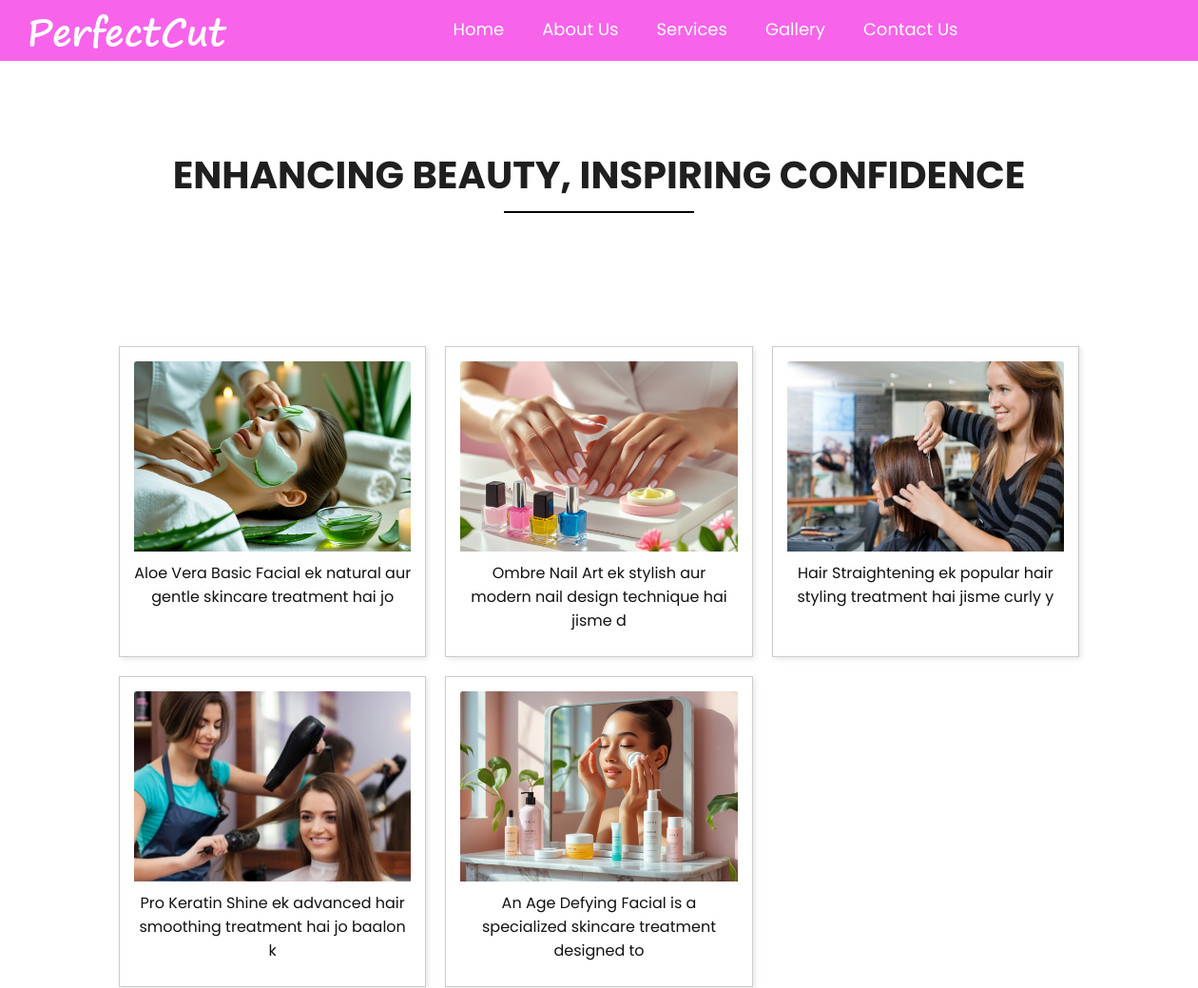
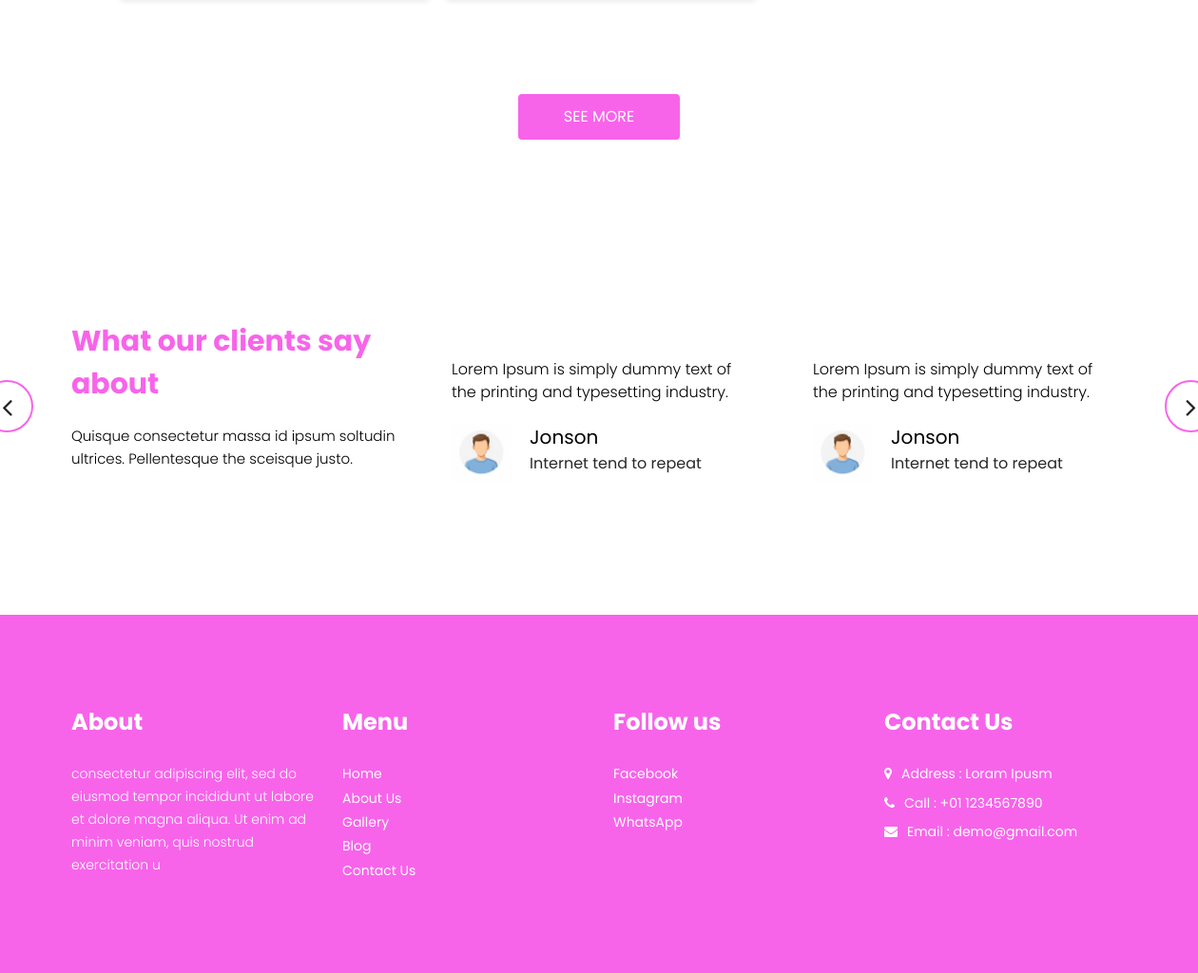
Page /gallery/ on the committed database (2 pictures, top to bottom).
### home/models.py (models this page shows)
class ServiceSubCotegory(models.Model):
  serv_cotegory = models.ForeignKey(ServiceCotegory, on_delete=models.CASCADE) # This is the foreign key field
  type_of_serv_cotegory = models.CharField(max_length=500)
  about_the_service = models.CharField(max_length=500,default="")
  describ_service = models.CharField(max_length=5000)
  price = models.CharField(max_length=500)
  image = models.ImageField(upload_to='media/')

### home/views.py (the view)
# urls.py: path('gallery/', views.gallery, name='gallery'),
def gallery(request):
    service_categories = ServiceCotegory.objects.all()
    service_subcategories = ServiceSubCotegory.objects.all()
    return render(request, "gallery.html", {'service_categories': service_categories, 'service_subcategories': service_subcategories})

### templates/gallery.html (shortened to what this page needs)
{% extends "base.html" %}
{% load static %}
{% block content %}
      <div class="gallery_section layout_padding">
         <div class="container">
            <h1 class="gallery_taital">Enhancing Beauty, Inspiring Confidence</h1>
            <div class="gallery_section_2">
               <div class="grid-container" id="grid_item">
                  {% for card in service_subcategories %}
                  <div class="grid-item">
                     <img src='{{ card.image.url }}' class="card-img-top" alt="...">
                     <h1>{{ card.type_service }}</h1>
                     <h4>{{ card.describ_service| slice:"0:70" }}</h4>
                  </div>
                  {% endfor %}
               </div>
            </div>
            <div class="seemore_bt"><a href="#!">See More</a></div>
         </div>
      </div>
{% endblock %}

### templates/base.html (shortened to what this page needs)
<!DOCTYPE html>
{% load static %}
<html lang="en">
   <head>
      <link rel="stylesheet" type="text/css" href="{% static 'css/bootstrap.min.css' %}">
      <link rel="stylesheet" type="text/css" href="{% static 'css/style.css' %}">
      <link rel="stylesheet" href="{% static 'css/responsive.css' %}">
      <link rel="stylesheet" href="{% static 'css/icomoon.css' %}">
      <link rel="stylesheet" href="{% static 'css/icomoon.css' %}">
      <link rel="stylesheet" type="text/css" href="{% static 'css/animate.min.css' %}">
      <link rel="stylesheet" href="{% static 'css/jquery.mCustomScrollbar.min.css' %}">
      <link rel="stylesheet" href="{% static 'css/font-awesome.min.css' %}">
      <link rel="stylesheet" href="{% static 'css/owl.carousel.min.css' %}">
      <link rel="stylesheet" href="{% static 'css/owl.theme.default.min.css' %}">
      <link rel="stylesheet" href="{% static 'css/jquery.fancybox.min.css' %}">
      <link href="https://unpkg.com/gijgo@1.9.13/css/gijgo.min.css" rel="stylesheet" type="text/css" />
      <link rel="stylesheet" href="https://cdnjs.cloudflare.com/ajax/libs/font-awesome/4.7.0/css/font-awesome.min.css">
   </head>
   <body>
      <div class="header_section">
         <div class="container-fluid">
            <nav class="navbar navbar-expand-lg navbar-light bg-light">
               <a class="navbar-brand" href="{% url 'home' %}"><img src="{% static 'images/logo.png' %}"></a>
               <div class="collapse navbar-collapse" id="navbarSupportedContent">
                  <ul class="navbar-nav mx-auto">
                     <li class="nav-item ">
                        <a class="nav-link" href="{% url 'home' %}">Home</a>
                     </li>
                     <li class="nav-item">
                        <a class="nav-link" href="{% url 'about' %}">About Us</a>
                     </li>
                     <li class="nav-item">
                        <a class="nav-link" href="{% url 'services' %}">Services</a>
                     </li>
                     <li class="nav-item">
                        <a class="nav-link" href="{% url 'gallery' %}">Gallery</a>
                     </li>
                     <li class="nav-item">
                        <a class="nav-link" href="{% url 'contact' %}">Contact Us</a>
                     </li>
                  </ul>
               </div>
            </nav>
         </div>
      </div>
    <main>
        {% block content %}{% endblock %}
    </main>
      <div class="client_section layout_padding">
         <div class="container">
            <div id="main_slider" class="carousel slide" data-ride="carousel">
               <div class="carousel-inner">
                  <div class="carousel-item active">
                     <div class="client_section_2">
                        <div class="row">
                           <div class="col-md-4">
                              <div class="section-head">
                                 <h3 class="client_taital">What our clients say about</h3>
                                 <p class="client_text">Quisque consectetur massa id ipsum soltudin ultrices. Pellentesque the sceisque justo.</p>
                              </div>
                           </div>
                           <div class="col-md-4">
                              <div class="client_box">
                                 <p class="lorem_text">Lorem Ipsum is simply dummy text of the printing and typesetting industry.</p>
                                 <div class="client_main">
                                    <div class="client_img"><img src="{% static 'images/user_icon.png' %}"></div>
                                    <div class="client_taital_main">
                                       <h6 class="client_name">Jonson</h6>
                                       <h6 class="repeat_text">Internet tend to repeat</h6>
                                    </div>
                                 </div>
                              </div>
                           </div>
                           <div class="col-md-4">
                              <div class="client_box">
                                 <p class="lorem_text">Lorem Ipsum is simply dummy text of the printing and typesetting industry.</p>
                                 <div class="client_main">
                                    <div class="client_img"><img src="{% static 'images/user_icon.png' %}"></div>
                                    <div class="client_taital_main">
                                       <h6 class="client_name">Jonson</h6>
                                       <h6 class="repeat_text">Internet tend to repeat</h6>
                                    </div>
                                 </div>
                              </div>
                           </div>
                        </div>
                     </div>
                  </div>
               </div>
               <a class="carousel-control-prev" href="#main_slider" role="button" data-slide="prev">
               <i class="fa fa-angle-left"></i>
               </a>
               <a class="carousel-control-next" href="#main_slider" role="button" data-slide="next">
               <i class="fa fa-angle-right"></i>
               </a>
            </div>
         </div>
      </div>
      <div class="footer_section layout_padding">
         <div class="container">
            <div class="row">
               <div class="col-lg-3 col-sm-6">
                  <h3 class="useful_text">About</h3>
                  <p class="footer_text">consectetur adipiscing elit, sed do eiusmod tempor incididunt ut labore et dolore magna aliqua. Ut enim ad minim veniam, quis nostrud exercitation u</p>
               </div>
               <div class="col-lg-3 col-sm-6">
                  <h3 class="useful_text">Menu</h3>
                  <div class="footer_menu">
                     <ul>
                        <li><a href="index.html">Home</a></li>
                        <li><a href="about.html">About Us</a></li>
                        <li><a href="gallery.html">Gallery</a></li>
                        <li><a href="blog.html">Blog</a></li>
                        <li><a href="contact.html">Contact Us</a></li>
                     </ul>
                  </div>
               </div>
               <div class="col-lg-3 col-sm-6">
                  <h1 class="useful_text">Follow us</h1>
                  <div class="footer_menu">
                     <ul>
                           <li><a href="#">Facebook</a></li>
                           <li><a href="#">Instagram</a></li>
                           <li><a href="#">WhatsApp</a></li>
                     </ul>
                  </div>
               </div>
               <div class="col-lg-3 col-sm-6">
                  <h1 class="useful_text">Contact Us</h1>
                  <div class="location_text">
                     <ul>
                        <li>
                           <a href="#!">
                           <i class="fa fa-map-marker" aria-hidden="true"></i><span class="padding_left_10">Address : Loram Ipusm</span>
                           </a>
                        </li>
                        <li>
                           <a href="#!">
                           <i class="fa fa-phone" aria-hidden="true"></i><span class="padding_left_10">Call : +01 1234567890</span>
                           </a>
                        </li>
                        <li>
                           <a href="#!">
                           <i class="fa fa-envelope" aria-hidden="true"></i><span class="padding_left_10">Email : demo@gmail.com</span>
                           </a>
                        </li>
                     </ul>
                  </div>
               </div>
            </div>
         </div>
      </div>
   </body>
</html>

### static/css/icomoon.css (style rules this page uses)
body { background: #fff; }

### templates/gallery.html (style rules this page uses)
.grid-container { display: grid; grid-template-columns: repeat(auto-fill, minmax(300px, 1fr)); gap: 20px; padding: 30px; margin: 20px; }
.grid-item { border: 1px solid #ccc; padding: 15px; text-align: center; box-shadow: 2px 2px 6px 0px rgba(0,0,0,0.1); }
#grid_item img { width: 100%; height: 200px; object-fit: cover; }

### rows in the picture
ServiceSubCotegory: image (picture), describ_service "Aloe Vera Basic Facial ek natural aur gentle skincare treatment hai jo"
ServiceSubCotegory: image (picture), describ_service "Ombre Nail Art ek stylish aur modern nail design technique hai jisme d"
ServiceSubCotegory: image (picture), describ_service "Hair Straightening ek popular hair styling treatment hai jisme curly y"
ServiceSubCotegory: image (picture), describ_service "Pro Keratin Shine ek advanced hair smoothing treatment hai jo baalon k"
ServiceSubCotegory: image (picture), describ_service "An Age Defying Facial is a specialized skincare treatment designed to"
